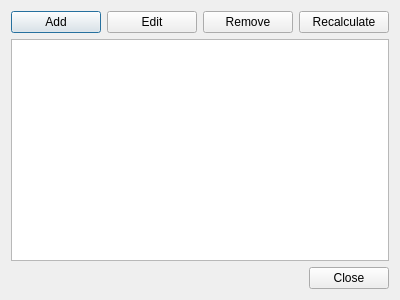
<?xml version="1.0" encoding="UTF-8"?>
<ui version="4.0">
 <class>GlobalGradientDialog</class>
 <widget class="QDialog" name="GlobalGradientDialog">
  <property name="geometry">
   <rect>
    <x>0</x>
    <y>0</y>
    <width>400</width>
    <height>300</height>
   </rect>
  </property>
  <property name="windowTitle">
   <string>Manage Global Color Gradients</string>
  </property>
  <layout class="QVBoxLayout" name="verticalLayout">
   <item>
    <layout class="QHBoxLayout" name="horizontalLayout">
     <item>
      <widget class="QPushButton" name="addPushButton">
       <property name="text">
        <string>Add</string>
       </property>
      </widget>
     </item>
     <item>
      <widget class="QPushButton" name="editPushButton">
       <property name="text">
        <string>Edit</string>
       </property>
      </widget>
     </item>
     <item>
      <widget class="QPushButton" name="removePushButton">
       <property name="text">
        <string>Remove</string>
       </property>
      </widget>
     </item>
     <item>
      <widget class="QPushButton" name="recalculatePushButton">
       <property name="text">
        <string>Recalculate</string>
       </property>
      </widget>
     </item>
    </layout>
   </item>
   <item>
    <widget class="QListWidget" name="gradientListWidget"/>
   </item>
   <item>
    <widget class="QDialogButtonBox" name="buttonBox">
     <property name="orientation">
      <enum>Qt::Horizontal</enum>
     </property>
     <property name="standardButtons">
      <set>QDialogButtonBox::Close</set>
     </property>
    </widget>
   </item>
  </layout>
 </widget>
 <resources/>
 <connections>
  <connection>
   <sender>buttonBox</sender>
   <signal>accepted()</signal>
   <receiver>GlobalGradientDialog</receiver>
   <slot>accept()</slot>
   <hints>
    <hint type="sourcelabel">
     <x>248</x>
     <y>254</y>
    </hint>
    <hint type="destinationlabel">
     <x>157</x>
     <y>274</y>
    </hint>
   </hints>
  </connection>
  <connection>
   <sender>buttonBox</sender>
   <signal>rejected()</signal>
   <receiver>GlobalGradientDialog</receiver>
   <slot>reject()</slot>
   <hints>
    <hint type="sourcelabel">
     <x>316</x>
     <y>260</y>
    </hint>
    <hint type="destinationlabel">
     <x>286</x>
     <y>274</y>
    </hint>
   </hints>
  </connection>
 </connections>
</ui>
